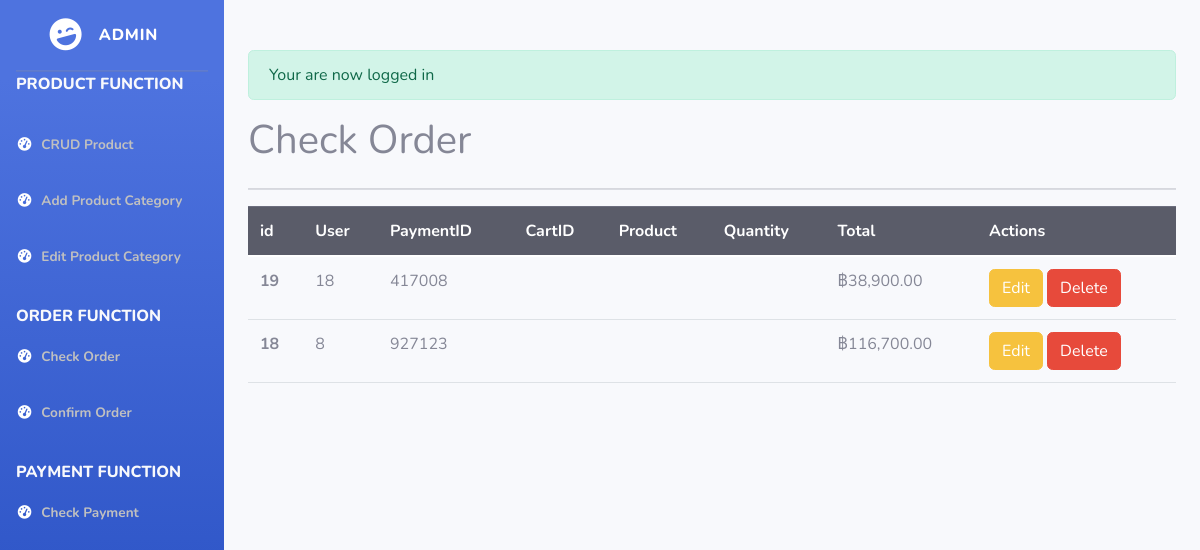
The page /admin/checkorder.php (signed in) on the database as committed earlier.
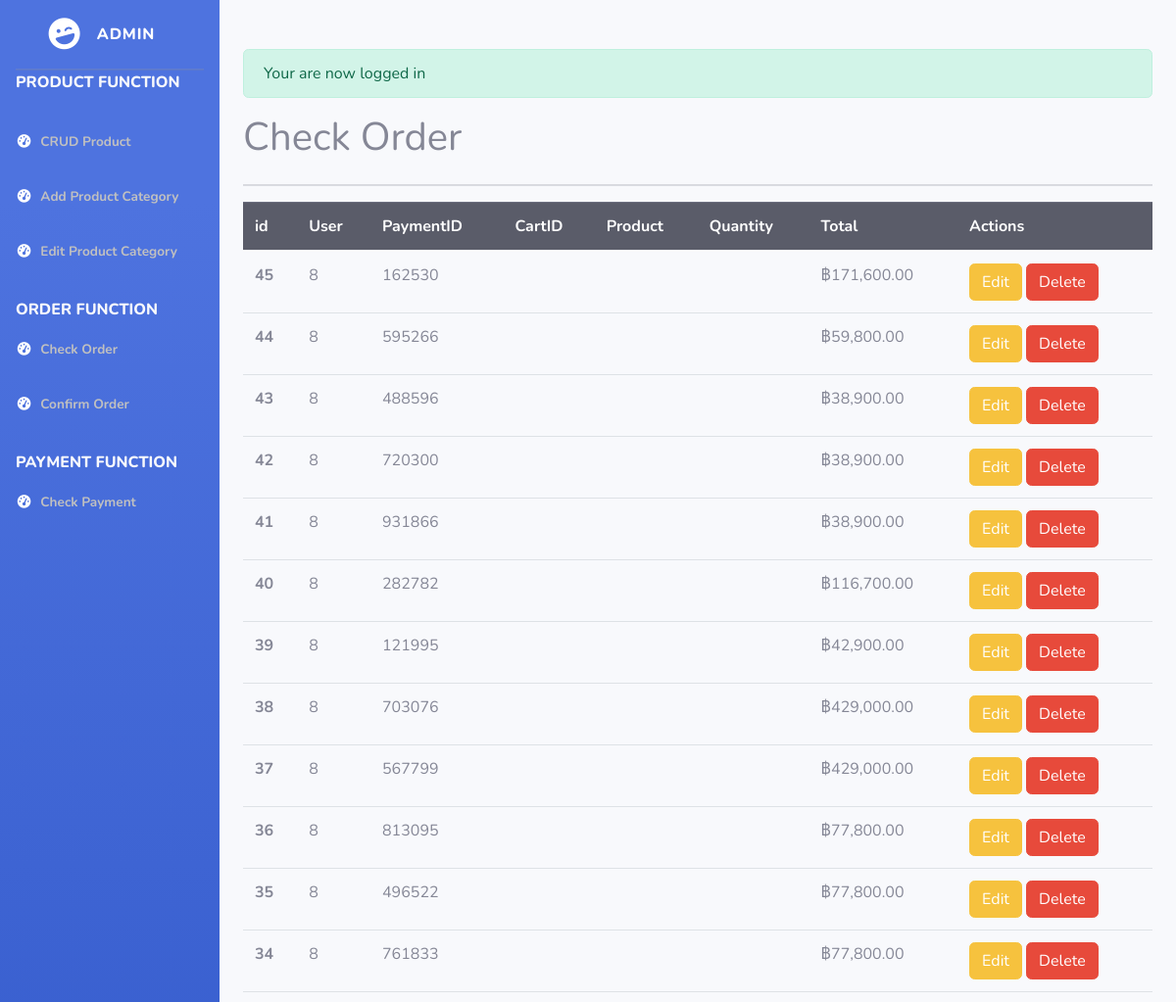
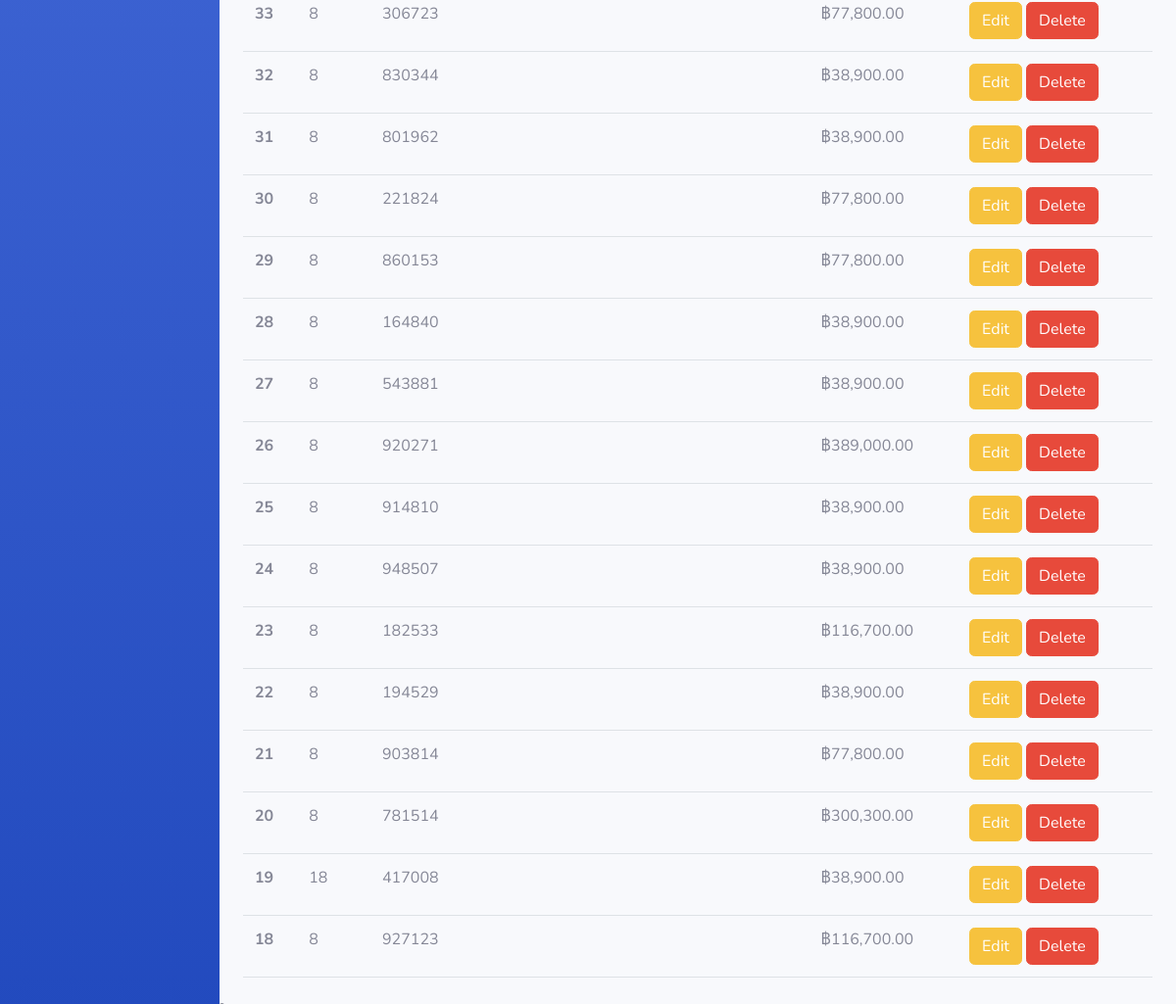
The same page on the database as committed later (2 pictures, top to bottom).
### tables this page shows
CREATE TABLE `order_detail` (
  `id` int(11) NOT NULL,
  `user_id` int(11) NOT NULL,
  `payment_id` int(11) NOT NULL,
  `total` float NOT NULL
);

### admin/checkorder.php (the view, shortened to what this page needs)
<?php
    require_once "config/db.php";
?>
<!DOCTYPE html>
<html lang="en">
<head>
    <link href="vendor/fontawesome-free/css/all.min.css" rel="stylesheet" type="text/css">
    <link rel="stylesheet" href="http://127.0.0.1/Mini_Project_G4/bootstrap-5.0.2-dist/css/bootstrap.min.css">
    <link rel="stylesheet" href="http://127.0.0.1/Mini_Project_G4/bootstrap-5.0.2-dist/js/bootstrap.js">
    <link href="sb-admin-2.min.css" rel="stylesheet">
</head>
<body>
    <div id="wrapper">
        <ul class="navbar-nav bg-gradient-primary sidebar sidebar-dark accordion" id="accordionSidebar">
            <a class="sidebar-brand d-flex align-items-center justify-content-center" href="index.html">
                <div class="sidebar-brand-icon rotate-n-15">
                    <i class="fas fa-laugh-wink"></i>
                </div>
                <div class="sidebar-brand-text mx-3">Admin <sup></sup></div>
            </a>
            <hr class="sidebar-divider my-0">
         <div class="sidebar-heading fs-6 text-light "style="padding-bottom:20px;" >
                Product Function
            </div>
            <li class="nav-item active">
                <a class="nav-link" href="index.php">
                    <i class="fas fa-fw fa-tachometer-alt"></i>
                    <span class="" style="color: #C0C0C0;" >CRUD Product</span></a>
            </li>
            <li class="nav-item active"  data-bs-toggle="modal" data-bs-target="#addproductModal" data-bs-whatever="@mdo" >
                <a class="nav-link"  >
                    <i class="fas fa-fw fa-tachometer-alt"></i>
                    <span style="color: #C0C0C0;">Add Product Category</span></a>
            </li>
<li class="nav-item active"  data-bs-toggle="modal" data-bs-target="#editproductModal" data-bs-whatever="@mdo" >
                <a class="nav-link"  >
                    <i class="fas fa-fw fa-tachometer-alt"></i>
                    <span style="color: #C0C0C0;">Edit Product Category</span></a>
            </li>
            <div class="sidebar-heading fs-6 text-light " style="padding-top:20px;">
                 Order Function
            </div>
            <li class="nav-item active">
                <a class="nav-link" href="checkorder.php">
                    <i class="fas fa-fw fa-tachometer-alt"></i>
                    <span style="color: #C0C0C0;">Check Order</span></a>
            </li>
            <li class="nav-item active">
                <a class="nav-link" href="category.php">
                    <i class="fas fa-fw fa-tachometer-alt"></i>
                    <span style="color: #C0C0C0;">Confirm Order</span></a>
            </li>
            <div class="sidebar-heading fs-6 text-light " style="padding-top:20px;">
                 Payment Function
            </div>
            <li class="nav-item active">
                <a class="nav-link" href="category.php">
                    <i class="fas fa-fw fa-tachometer-alt"></i>
                    <span style="color: #C0C0C0;">Check Payment</span></a>
            </li>
        </ul>
        <div id="content-wrapper" class="d-flex flex-column">
            <div id="content" style="padding-top:50px;">
                <div class="container-fluid">
                    <div class="container-md-auto">
                        <?php if (isset($_SESSION['success'])) { ?>
            <div class="alert alert-success">
                <?php
                    echo $_SESSION['success'];
                ?>
            </div>
        <?php } ?>
                            <div class="row">
                                <div class="col-md-6">
                                    <h1>Check Order </h1>
                                </div>
                            </div>
                            <hr>
                            <table class="table">
                                <thead class="thead-dark">
                                    <tr>
                                        <th scope="col">id</th>
                                        <th scope="col">User</th>
                                        <th scope="col">PaymentID</th>
                                        <th scope="col">CartID</th>
                                        <th scope="col">Product</th>
                                        <th scope="col">Quantity</th>
                                        <th scope="col">Total</th>
                                        <th scope="col">Actions</th>
                                    </tr>
                                </thead>
                                <tbody>
                                  <?php
                                        $stmt = $conn->query("SELECT * FROM order_detail  ORDER BY id DESC");
                                        $stmt->execute();
                                        $orders = $stmt->fetchAll();
                                        if (!$orders) {
                                            echo "<p><td colspan='6' class='text-center'>No data available</td></p>";
                                        } else {
                                        foreach($orders as $order)  {
                                    ?>
                    <tr>
                        <th scope="row"><?php echo $order['id']; ?></th>
                        <td><?php echo $order['user_id']; ?></td>
                        <td><?php echo $order['payment_id']; ?></td>
                        <td><?php ?></td>
                        <td></td>
                        <td></td>
                        <td><?php echo "฿" . number_format($order['total'],2);?> </td>
                        <td>
                            <a href="edit.php?id=<?php echo $product['product_id']; ?>" class="btn btn-warning">Edit</a>
                            <a onclick="return confirm('Are you sure you want to delete?');" href="?delete=<?php echo $product['product_id']; ?>" class="btn btn-danger">Delete</a>
                         </td>
                    </tr>
                    <?php }  } ?>
                                </tbody>
                            </table>
                    </div>
                </div>
            </div>
            <li class="my-nav-item ">
            </li>
</body>
</html>

Rows that differ between the two databases and show on the page:
added order_detail: id "45", user "8", payment "162530", total "171,600.00"
added order_detail: id "44", user "8", payment "595266", total "59,800.00"
added order_detail: id "43", user "8", payment "488596", total "38,900.00"
added order_detail: id "42", user "8", payment "720300", total "38,900.00"
added order_detail: id "41", user "8", payment "931866", total "38,900.00"
added order_detail: id "40", user "8", payment "282782", total "116,700.00"
added order_detail: id "39", user "8", payment "121995", total "42,900.00"
added order_detail: id "38", user "8", payment "703076", total "429,000.00"
added order_detail: id "37", user "8", payment "567799", total "429,000.00"
added order_detail: id "36", user "8", payment "813095", total "77,800.00"
added order_detail: id "35", user "8", payment "496522", total "77,800.00"
added order_detail: id "34", user "8", payment "761833", total "77,800.00"
added order_detail: id "33", user "8", payment "306723", total "77,800.00"
added order_detail: id "32", user "8", payment "830344", total "38,900.00"
added order_detail: id "31", user "8", payment "801962", total "38,900.00"
added order_detail: id "30", user "8", payment "221824", total "77,800.00"
added order_detail: id "29", user "8", payment "860153", total "77,800.00"
added order_detail: id "28", user "8", payment "164840", total "38,900.00"
added order_detail: id "27", user "8", payment "543881", total "38,900.00"
added order_detail: id "26", user "8", payment "920271", total "389,000.00"
added order_detail: id "25", user "8", payment "914810", total "38,900.00"
added order_detail: id "24", user "8", payment "948507", total "38,900.00"
added order_detail: id "23", user "8", payment "182533", total "116,700.00"
added order_detail: id "22", user "8", payment "194529", total "38,900.00"
added order_detail: id "21", user "8", payment "903814", total "77,800.00"
added order_detail: id "20", user "8", payment "781514", total "300,300.00"
